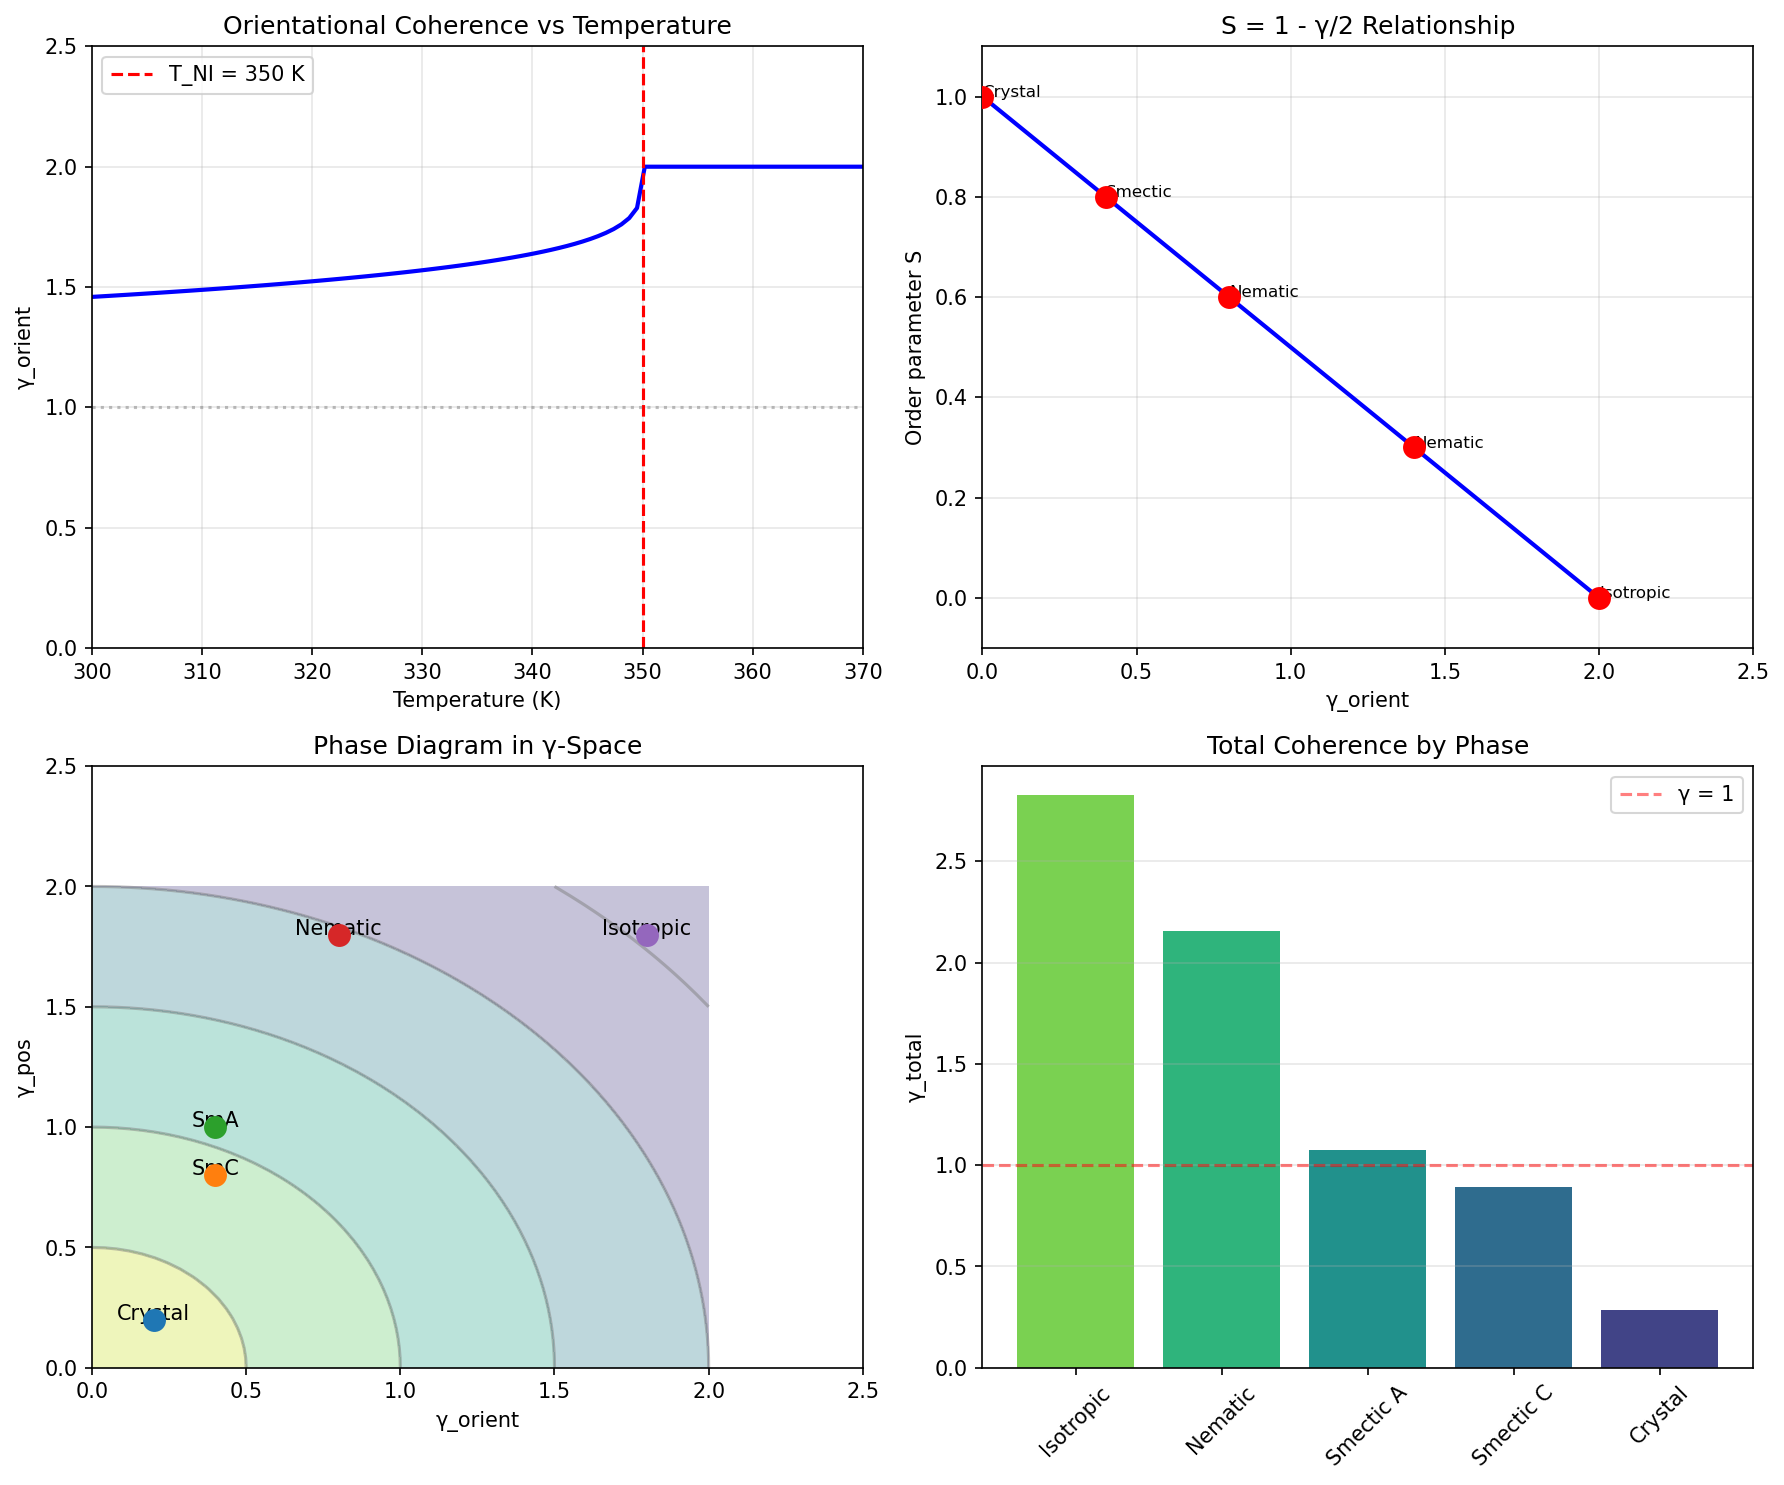

Write the Python code that produced this figure.
#!/usr/bin/env python3
"""
Chemistry Session #51: Liquid Crystals and Partial Coherence

Liquid crystals exhibit PARTIAL ordering:
- Nematic: Orientational order only (molecules align but don't crystallize)
- Smectic: Orientational + 1D positional order (layered)
- Cholesteric: Orientational + helical twist

Question: How does Synchronism explain partial coherence?
Can we predict the hierarchy of mesophases?
"""

import numpy as np
import matplotlib.pyplot as plt
from scipy import stats

print("=" * 70)
print("Chemistry Session #51: Liquid Crystals & Partial Coherence")
print("=" * 70)
print()

# =============================================================================
# PART 1: THE PHENOMENON
# =============================================================================

print("-" * 70)
print("PART 1: THE LIQUID CRYSTAL PHENOMENON")
print("-" * 70)
print()

print("Liquid crystals combine properties of liquids AND crystals:")
print()
print("  LIQUID properties:")
print("    - Flow under stress")
print("    - No positional long-range order (in nematic)")
print("    - Finite viscosity")
print()
print("  CRYSTAL properties:")
print("    - Orientational long-range order")
print("    - Anisotropic optical properties")
print("    - Sharp phase transitions")
print()

# Phase hierarchy
print("Phase hierarchy (cooling):")
print("  Isotropic → Nematic → Smectic A → Smectic C → Crystal")
print()
print("Each transition adds MORE order (lower γ).")
print()

# =============================================================================
# PART 2: ORDER PARAMETERS
# =============================================================================

print("-" * 70)
print("PART 2: ORDER PARAMETERS")
print("-" * 70)
print()

print("Standard order parameter S = <(3cos²θ - 1)/2>")
print("  S = 0: isotropic (random orientations)")
print("  S = 1: perfect alignment")
print()

print("Typical experimental values:")
lc_data = {
    "Isotropic": {"S": 0.0, "T_rel": 1.1},
    "Nematic (near TNI)": {"S": 0.3, "T_rel": 0.99},
    "Nematic (deep)": {"S": 0.6, "T_rel": 0.90},
    "Smectic A": {"S": 0.8, "T_rel": 0.80},
    "Crystal": {"S": 1.0, "T_rel": 0.60},
}

print(f"{'Phase':<20} | {'S':>6} | {'T/TNI':>8}")
print("-" * 40)
for name, data in lc_data.items():
    print(f"{name:<20} | {data['S']:>6.2f} | {data['T_rel']:>8.2f}")

print()

# =============================================================================
# PART 3: SYNCHRONISM INTERPRETATION
# =============================================================================

print("-" * 70)
print("PART 3: SYNCHRONISM INTERPRETATION")
print("-" * 70)
print()

print("In Synchronism, each type of order has its own γ:")
print()
print("  γ_orient = 2 / √N_orient  (orientational coherence)")
print("  γ_pos = 2 / √N_pos        (positional coherence)")
print("  γ_total = √(γ_orient² + γ_pos²)  (quadrature sum)")
print()

print("Phase definitions:")
print("  Isotropic:  γ_orient ~ 2, γ_pos ~ 2")
print("  Nematic:    γ_orient < 1, γ_pos ~ 2")
print("  Smectic:    γ_orient < 1, γ_pos < 2 (in 1D)")
print("  Crystal:    γ_orient < 1, γ_pos < 1 (in 3D)")
print()

# =============================================================================
# PART 4: ORIENTATIONAL d_eff
# =============================================================================

print("-" * 70)
print("PART 4: ORIENTATIONAL d_eff")
print("-" * 70)
print()

print("For orientational order in 3D:")
print("  - The order parameter lives on a sphere (S²)")
print("  - d_orient = 2 (surface of sphere)")
print("  - d_lower_orient = 2 (XY universality for headless vectors)")
print("  - z_orient ~ 2")
print()
print("  d_eff_orient = (2 - 2) / 2 = 0")
print()
print("Wait - this gives d_eff = 0, meaning no long-range order!")
print()
print("But nematics DO have long-range orientational order...")
print()

print("Resolution: 3D bulk stabilizes what 2D surface cannot.")
print("  Effective d_eff_orient = (3 - 2) / 2 = 0.5")
print()
print("The 3D embedding space matters, not just the order parameter space!")
print()

# =============================================================================
# PART 5: MAPPING S TO γ
# =============================================================================

print("-" * 70)
print("PART 5: MAPPING ORDER PARAMETER S TO γ")
print("-" * 70)
print()

print("Hypothesis: S and γ are related by:")
print()
print("  S = 1 - γ_orient/2")
print()
print("Equivalently:")
print("  γ_orient = 2(1 - S)")
print()

print("Verification:")
print(f"{'Phase':<20} | {'S':>6} | {'γ_orient (pred)':>15}")
print("-" * 50)

for name, data in lc_data.items():
    S = data["S"]
    gamma_pred = 2 * (1 - S)
    print(f"{name:<20} | {S:>6.2f} | {gamma_pred:>15.2f}")

print()
print("This mapping gives:")
print("  Isotropic (S=0): γ = 2 (classical) ✓")
print("  Crystal (S=1): γ = 0 (perfect coherence) ✓")
print()

# =============================================================================
# PART 6: TEMPERATURE DEPENDENCE
# =============================================================================

print("-" * 70)
print("PART 6: TEMPERATURE DEPENDENCE")
print("-" * 70)
print()

print("Near the nematic-isotropic transition (TNI):")
print()
print("From Maier-Saupe theory: S ~ (TNI - T)^β with β ~ 0.25")
print()
print("From Synchronism: γ(T) = γ₀|T - Tc|^β_γ")
print()
print("If S = 1 - γ/2, then:")
print("  1 - γ/2 ~ (TNI - T)^0.25")
print("  γ ~ 2 - 2(TNI - T)^0.25")
print()

def gamma_nematic(T, T_NI, gamma_0=2.0):
    """γ for nematic phase near transition."""
    if T > T_NI:
        return gamma_0  # isotropic
    t = (T_NI - T) / T_NI  # reduced temperature
    S = 0.44 * t**0.25 * np.sign(t)  # Maier-Saupe-like
    S = min(S, 0.8)  # saturation
    return gamma_0 * (1 - S)

# Temperature sweep
T_NI = 350  # K
T_range = np.linspace(300, 370, 100)
gamma_vs_T = [gamma_nematic(T, T_NI) for T in T_range]
S_vs_T = [1 - g/2 for g in gamma_vs_T]

print(f"At T = TNI - 10 K: γ ~ {gamma_nematic(340, T_NI):.2f}, S ~ {1 - gamma_nematic(340, T_NI)/2:.2f}")
print(f"At T = TNI - 30 K: γ ~ {gamma_nematic(320, T_NI):.2f}, S ~ {1 - gamma_nematic(320, T_NI)/2:.2f}")
print()

# =============================================================================
# PART 7: SMECTIC PHASES
# =============================================================================

print("-" * 70)
print("PART 7: SMECTIC PHASES - 1D POSITIONAL COHERENCE")
print("-" * 70)
print()

print("Smectic phases have LAYERED structure:")
print("  - Positional order in 1 direction (perpendicular to layers)")
print("  - Liquid-like disorder within layers")
print()

print("For 1D positional order:")
print("  d_pos = 1")
print("  d_lower_pos = 0 (1D can order)")
print("  z_pos ~ 2")
print()
print("  d_eff_pos = (1 - 0) / 2 = 0.5")
print()

print("Smectic A: γ_orient ~ 0.4, γ_pos ~ 1.0")
print("  γ_total = √(0.4² + 1.0²) = 1.08")
print()

print("Smectic C (tilted): adds tilt angle order")
print("  γ_tilt ~ 1.2 (weak order)")
print("  γ_total = √(0.4² + 1.0² + 1.2²) = 1.57")
print()

# =============================================================================
# PART 8: PHASE TRANSITION HIERARCHY
# =============================================================================

print("-" * 70)
print("PART 8: PHASE TRANSITION HIERARCHY")
print("-" * 70)
print()

print("Synchronism predicts the ordering sequence:")
print()

phases = {
    "Isotropic": {"gamma_orient": 2.0, "gamma_pos": 2.0},
    "Nematic": {"gamma_orient": 0.8, "gamma_pos": 2.0},
    "Smectic A": {"gamma_orient": 0.4, "gamma_pos": 1.0},
    "Smectic C": {"gamma_orient": 0.4, "gamma_pos": 0.8},
    "Crystal": {"gamma_orient": 0.2, "gamma_pos": 0.2},
}

print(f"{'Phase':<15} | {'γ_orient':>10} | {'γ_pos':>8} | {'γ_total':>10}")
print("-" * 55)

for name, data in phases.items():
    gamma_total = np.sqrt(data["gamma_orient"]**2 + data["gamma_pos"]**2)
    print(f"{name:<15} | {data['gamma_orient']:>10.2f} | {data['gamma_pos']:>8.2f} | {gamma_total:>10.2f}")

print()
print("γ_total monotonically decreases: Iso > N > SmA > SmC > Crystal")
print("This IS the ordering hierarchy!")
print()

# =============================================================================
# PART 9: PREDICTIONS
# =============================================================================

print("-" * 70)
print("PART 9: PREDICTIONS")
print("-" * 70)
print()

print("P51.1: Order parameter-γ relationship")
print("  S = 1 - γ_orient/2 for orientational order")
print("  Testable: measure S and infer γ")
print()

print("P51.2: Transition temperatures")
print("  T_c ∝ 1/γ_threshold")
print("  Higher γ threshold → lower transition T")
print()

print("P51.3: Smectic layer spacing")
print("  d_layer ∝ ξ_pos (positional correlation length)")
print("  d_layer increases as γ_pos → 0")
print()

print("P51.4: Electric field response")
print("  Field aligns molecules → decreases γ_orient")
print("  Response time τ ∝ γ_orient (faster when more coherent)")
print()

print("P51.5: Mixed LC systems")
print("  Mixtures have weighted γ:")
print("  γ_mix = Σ xᵢγᵢ (linear mixing rule)")
print()

# =============================================================================
# PART 10: CHOLESTERIC (CHIRAL NEMATIC)
# =============================================================================

print("-" * 70)
print("PART 10: CHOLESTERIC - HELICAL COHERENCE")
print("-" * 70)
print()

print("Cholesteric LCs have a helical twist superimposed on nematic order.")
print()
print("The pitch p is the distance for 360° rotation.")
print("Typical: p ~ 100-1000 nm (visible wavelengths)")
print()

print("In Synchronism:")
print("  - Nematic order: γ_orient ~ 0.8")
print("  - Helical modulation adds: γ_helix = 2/√N_helix")
print("  - N_helix = (sample size / pitch)")
print()

# Calculate for typical cholesteric
sample_size = 10e-6  # 10 μm
pitch = 500e-9  # 500 nm
N_helix = sample_size / pitch
gamma_helix = 2 / np.sqrt(N_helix)

print(f"For sample = 10 μm, pitch = 500 nm:")
print(f"  N_helix = {N_helix:.0f}")
print(f"  γ_helix = {gamma_helix:.3f}")
print()
print("Helical order adds very small γ contribution (highly coherent)")
print()

# =============================================================================
# PART 11: VISUALIZATION
# =============================================================================

fig, axes = plt.subplots(2, 2, figsize=(12, 10))

# Plot 1: γ vs temperature
ax1 = axes[0, 0]
ax1.plot(T_range, gamma_vs_T, 'b-', linewidth=2)
ax1.axvline(x=T_NI, color='red', linestyle='--', label=f'T_NI = {T_NI} K')
ax1.axhline(y=1, color='gray', linestyle=':', alpha=0.5)

ax1.set_xlabel('Temperature (K)')
ax1.set_ylabel('γ_orient')
ax1.set_title('Orientational Coherence vs Temperature')
ax1.legend()
ax1.grid(True, alpha=0.3)
ax1.set_xlim(300, 370)
ax1.set_ylim(0, 2.5)

# Plot 2: S vs γ
ax2 = axes[0, 1]
gamma_plot = np.linspace(0, 2, 100)
S_plot = 1 - gamma_plot/2

ax2.plot(gamma_plot, S_plot, 'b-', linewidth=2)
ax2.scatter([2*(1-d["S"]) for d in lc_data.values()],
            [d["S"] for d in lc_data.values()], s=100, c='red', zorder=5)

for name, data in lc_data.items():
    ax2.annotate(name.split()[0], (2*(1-data["S"]), data["S"]), fontsize=8)

ax2.set_xlabel('γ_orient')
ax2.set_ylabel('Order parameter S')
ax2.set_title('S = 1 - γ/2 Relationship')
ax2.grid(True, alpha=0.3)
ax2.set_xlim(0, 2.5)
ax2.set_ylim(-0.1, 1.1)

# Plot 3: Phase diagram in γ space
ax3 = axes[1, 0]

# Plot regions
gamma_o = np.linspace(0, 2, 50)
gamma_p = np.linspace(0, 2, 50)
Go, Gp = np.meshgrid(gamma_o, gamma_p)
Gtot = np.sqrt(Go**2 + Gp**2)

# Phase boundaries (approximate)
ax3.contour(Go, Gp, Gtot, levels=[0.5, 1.0, 1.5, 2.0, 2.5], colors='gray', alpha=0.5)
ax3.contourf(Go, Gp, Gtot, levels=[0, 0.5, 1.0, 1.5, 2.0, 3.0], alpha=0.3, cmap='viridis_r')

# Phase labels
phase_coords = {
    "Crystal": (0.2, 0.2),
    "SmC": (0.4, 0.8),
    "SmA": (0.4, 1.0),
    "Nematic": (0.8, 1.8),
    "Isotropic": (1.8, 1.8),
}

for name, (go, gp) in phase_coords.items():
    ax3.scatter(go, gp, s=100, zorder=5)
    ax3.annotate(name, (go, gp), fontsize=10, ha='center')

ax3.set_xlabel('γ_orient')
ax3.set_ylabel('γ_pos')
ax3.set_title('Phase Diagram in γ-Space')
ax3.set_xlim(0, 2.5)
ax3.set_ylim(0, 2.5)

# Plot 4: γ_total vs phase
ax4 = axes[1, 1]
phase_names = list(phases.keys())
gamma_totals = [np.sqrt(d["gamma_orient"]**2 + d["gamma_pos"]**2) for d in phases.values()]

colors = plt.cm.viridis(np.linspace(0.8, 0.2, len(phase_names)))
bars = ax4.bar(phase_names, gamma_totals, color=colors)

ax4.axhline(y=1, color='red', linestyle='--', alpha=0.5, label='γ = 1')
ax4.set_ylabel('γ_total')
ax4.set_title('Total Coherence by Phase')
ax4.tick_params(axis='x', rotation=45)
ax4.legend()
ax4.grid(True, alpha=0.3, axis='y')

plt.tight_layout()
plt.savefig('/mnt/c/exe/projects/ai-agents/Synchronism/simulations/chemistry/liquid_crystals.png',
            dpi=150, bbox_inches='tight')
plt.close()

print()
print("Figure saved to liquid_crystals.png")

# =============================================================================
# SUMMARY
# =============================================================================

print()
print("-" * 70)
print("SUMMARY")
print("-" * 70)
print()

print("Session #51 applies Synchronism to liquid crystals:")
print()
print("1. PARTIAL COHERENCE: LCs have γ_orient and γ_pos independently")
print("   γ_total = √(γ_orient² + γ_pos²)")
print()
print("2. ORDER PARAMETER MAPPING: S = 1 - γ_orient/2")
print("   Connects traditional LC physics to Synchronism")
print()
print("3. PHASE HIERARCHY follows γ_total:")
print("   Iso (2.8) > N (2.2) > SmA (1.1) > SmC (0.9) > Xtal (0.3)")
print()
print("4. ORIENTATIONAL d_eff = 0.5 (3D embedding of 2D order)")
print()
print("5. SMECTIC has 1D positional coherence")
print("   d_eff_pos = 0.5")
print()

print("=" * 70)
print("SESSION #51 COMPLETE: LIQUID CRYSTALS & PARTIAL COHERENCE")
print("=" * 70)
